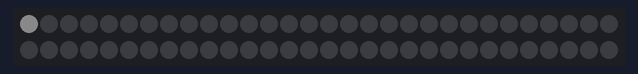
Recording of a sketch running on a simulated Arduino Uno, built with avr-gcc and run on an emulated ATmega328P. Parts: 60 RGB LEDs in strip order, left to right, continuing on the next row. Dim RGB values are drawn brighter than linear.

Above: at 0.1 s.
At 5.5 s:
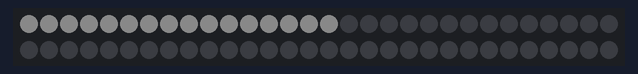
At 6.9 s:
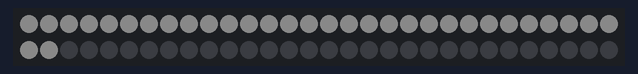
At 24.54 s:
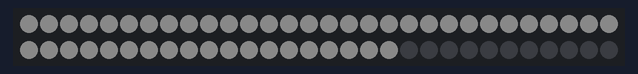
At 38.5 s:
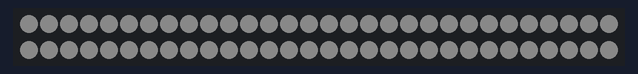

Measured:
- what the display in image 1 shows lasts 1.0 s, from 5.4 s to 6.4 s

The sketch:

rgbstripfade.ino
```cpp
#include <Adafruit_NeoPixel.h>
#define PIN 6

Adafruit_NeoPixel strip = Adafruit_NeoPixel(60, PIN, NEO_GRB + NEO_KHZ800);


int period = 5000;
int number = 1;
int lastnumber = 0;

void setup() {
  Serial.begin(115200);
  strip.begin();
  strip.show();
}

void loop() {
  clearall();

  for (int i = 0; i < number; i++) {
    strip.setPixelColor(i, strip.Color(10, 10, 10));
    strip.show();
    delay(10);
  }
  delay(1000);

  if (number != (strip.numPixels() - 1)) {
    number = lastnumber + number;
  } else {
    number = 0;
    lastnumber = 0;
  }
  lastnumber = number;
}

void clearall() {
    for (int i = 0; i < strip.numPixels(); i++) {
    strip.setPixelColor(i, strip.Color(0, 0, 0));
  }
  strip.show();
}
```
